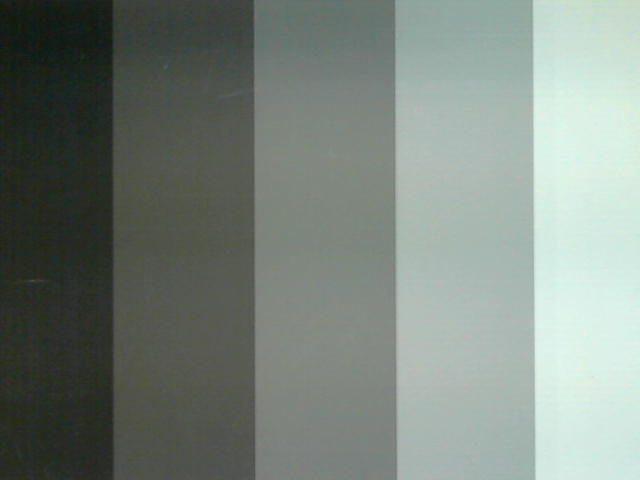
#> input picture SSS/Versuch2/Bilder/Grauwertkeil/1_0.png, 640 x 480 px; the run also reads 1 picture not shown here
$ python aufgabe1.py
#> lines starting #> are read from the running program, lines starting #| are printed output that depends on the picture
import cv2
import numpy as np
from tabulate import tabulate

def slice_image(image_path, step=20, threshold=10):
#> called with image_path = './Bilder/Grauwertkeil/1_0.png', step = 20, threshold = 10
    image_array = []

    img_read = cv2.imread(image_path, cv2.IMREAD_GRAYSCALE)
#> img_read: shape (480, 640); min 19, max 240, mean 128.6
    if img_read is None:
        return []

    image_array.append(img_read)
    img = np.mean(image_array, axis=0, dtype=float)

    subarrays = []

    for n in range(0, len(img[0]) - step, step):
        if abs(int(img[0, n + step]) - int(img[0, n])) > threshold:
            start_index = max(n - 99, 0)
            subarrays.append(img[:, start_index:n])
#> this loop made 31 passes
#> (n, start_index) on passes 6, 13, 20, 27: (100, 1), (240, 141), (380, 281), (520, 421)
#> n on passes 2, 3, 4, 5, 7, 8: 20, 40, 60, 80, 120, 140
#> after the loop, subarrays = 4 items

    subarrays.append(img[:, len(img[0]) - 99:len(img[0]) - 1])

    return subarrays

def fix_noise(dark_img, white_img, input_img):
    input_img = input_img - dark_img
    white_img = (white_img - dark_img) / np.mean(white_img)
    input_img = input_img / white_img
    return input_img

def get_image(image_path):
    image_arr = []

    for j in range(10):
        img_read = cv2.imread(image_path + str(j) + ".png", cv2.IMREAD_GRAYSCALE)
        if img_read is not None:
            image_arr.append(img_read)

    if not image_arr:
        return np.array([])

    return np.mean(image_arr, axis=0).astype(np.double)

sub_arrays = slice_image("./Bilder/Grauwertkeil/1_0.png")
#> sub_arrays = 5 items


res_mean = []
res_std = []
i = 0

table = []
for i, x in enumerate(sub_arrays):
    if x.size > 0:
        mean = np.round(np.mean(x), 2)
        std = np.round(np.std(x), 2)
    else:
        mean = np.nan
        std = np.nan

    res_mean.append(mean)
    res_std.append(std)

    table.append([i, mean, std])
#> this loop made 5 passes
#> (mean, std) on passes 1 to 5: (37.8, 6.53), (81.14, 7.37), (128.3, 6.83), (176.6, 6.57), (227.6, 6.33)
#> after the loop, res_mean = [37.8, 81.14, 128.3, 176.6, 227.6]; res_std = [6.53, 7.37, 6.83, 6.57, 6.33]; table = [[0, 37.8, 6.53], [1, 81.14, 7.37], [2, 128.3, 6.83], [3, 176.6, 6.57], [4, 227.6, 6.33]]

print(tabulate(table, headers=["Index", "Mean", "Std"],
               tablefmt="simple", colalign=("left", "left", "left")))
#| Index    Mean    Std
#| -------  ------  -----
#| 0        37.8    6.53
#| 1        81.14   7.37
#| 2        128.31  6.83
#| 3        176.57  6.57
#| 4        227.62  6.33


sub_arrays_fixed = slice_image("./Bilder/Grauwertkeil/Gwk_korrigiert.png", 20, 35)
#> call 2 of slice_image, with image_path = './Bilder/Grauwertkeil/Gwk_korrigiert.png', step = 20, threshold = 35
#> in slice_image (call 2), `img = np.mean(image_array, axis=0, dtype=float)`:
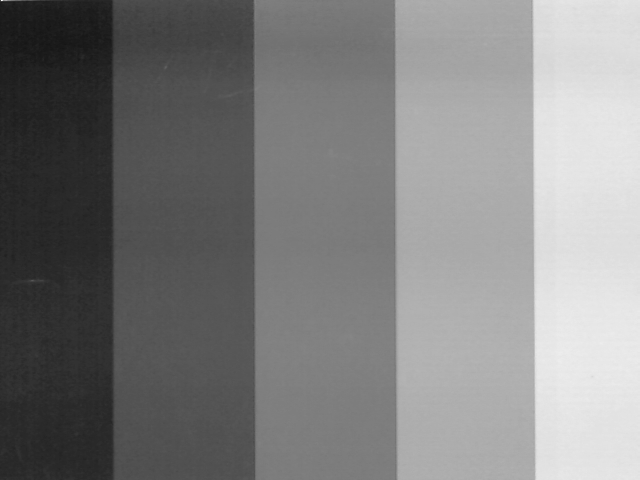
#> img: shape (480, 640) float64; min 21, max 255, mean 127.1
#> the loop in slice_image (call 2), `for n in range(0, len(img[0]) - step, step):` made 31 passes
#> n on passes 3, 4, 5, 6, 7, 8, 9, 10, 11, 12, 14, 15: 40, 60, 80, 100, 120, 140, 160, 180, 200, 220, 260, 280
#> sub_arrays_fixed = 5 items

res_mean_fixed = []
res_std_fixed = []
j = 0

table_fixed = []
for j, x in enumerate(sub_arrays_fixed):
    if x.size > 0:
        mean = np.round(np.mean(x), 2)
        std = np.round(np.std(x), 2)
    else:
        mean = np.nan
        std = np.nan

    res_mean_fixed.append(mean)
    res_std_fixed.append(std)

    table_fixed.append([j, mean, std])
#> this loop made 5 passes
#> (mean, std) on passes 1 to 5: (39.87, 8.03), (81.79, 5.3), (124.6, 3.55), (171.7, 3.61), (226.3, 3.91)
#> after the loop, res_mean_fixed = [39.87, 81.79, 124.6, 171.7, 226.3]; res_std_fixed = [8.03, 5.3, 3.55, 3.61, 3.91]; table_fixed = [[0, 39.87, 8.03], [1, 81.79, 5.3], [2, 124.6, 3.55], [3, 171.7, 3.61], [4, 226.3, 3.91]]

print(tabulate(table_fixed, headers=["Index", "Mean", "Std"],
               tablefmt="simple", colalign=("left", "left", "left")))
#| Index    Mean    Std
#| -------  ------  -----
#| 0        39.87   8.03
#| 1        81.79   5.3
#| 2        124.6   3.55
#| 3        171.73  3.61
#| 4        226.29  3.91

for i in range(len(sub_arrays)):
    if sub_arrays[i].size > 0:
        cv2.imshow("Grauwert " + str(i), sub_arrays[i].astype(np.uint8))
#> this loop made 5 passes
#> pass 1, `cv2.imshow("Grauwert " + str(i), sub_arrays[i].astype(np.uint8))`:
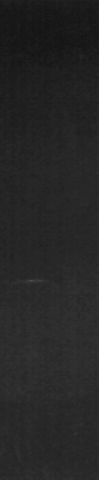
#> window 'Grauwert 0': shape (480, 99); min 19, max 81, mean 37.8
#> pass 2, `cv2.imshow("Grauwert " + str(i), sub_arrays[i].astype(np.uint8))`:
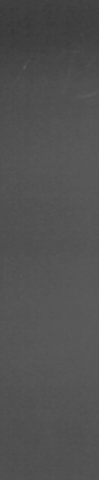
#> window 'Grauwert 1': shape (480, 99); min 55, max 94, mean 81.1

for i in range(len(sub_arrays_fixed)):
    if sub_arrays_fixed[i].size > 0:
        cv2.imshow("Grauwert Fixed " + str(i), sub_arrays_fixed[i].astype(np.uint8))
#> this loop made 5 passes
#> pass 1, `cv2.imshow("Grauwert Fixed " + str(i), sub_arrays_fixed[i].astype(np.u..`:
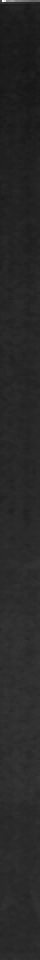
#> window 'Grauwert Fixed 0': shape (480, 20) (shown 2 times larger); min 21, max 255, mean 39.9

cv2.waitKey(0)
cv2.destroyAllWindows()
